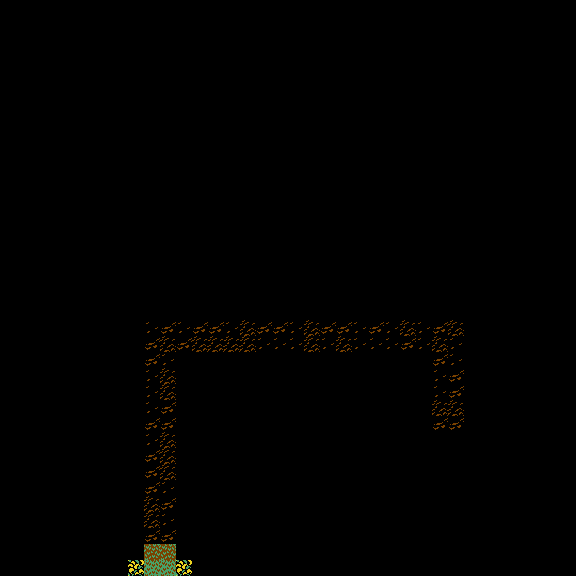

Below is a game level as drawn by its tile map, then a one-line description and the .tmx that defines it (tile-layer data replaced by summaries):
An orthogonal 36x36 tile map with 16x16 px tiles, 4 tile layers (background, hazard, collision, foreground), 3 tilesets and 4 objects.

<map version="1.5" tiledversion="1.7.2" orientation="orthogonal" renderorder="right-down" compressionlevel="0" width="36" height="36" tilewidth="16" tileheight="16" infinite="0" nextlayerid="7" nextobjectid="78">
 <editorsettings>
  <export target="map-dungeon-before-exit.json" format="json" />
 </editorsettings>
 <tileset firstgid="1" name="ys_ii_tileset_extruded" tilewidth="16" tileheight="16" spacing="2" margin="1" tilecount="16" columns="4">
  <image source="ys_ii_tileset_extruded.png" width="72" height="72" />
  <tile id="4">
   <properties>
    <property name="collides" type="bool" value="true" />
    <property name="pit" type="bool" value="true" />
   </properties>
  </tile>
  <tile id="11">
   <properties>
    <property name="collides" type="bool" value="true" />
   </properties>
  </tile>
  <tile id="15">
   <properties>
    <property name="collides" type="bool" value="true" />
   </properties>
  </tile>
 </tileset>
 <tileset firstgid="17" name="characters_spritesheet" tilewidth="16" tileheight="16" tilecount="130" columns="10">
  <image source="../images/characters-spritesheet.png" width="160" height="208" />
 </tileset>
 <tileset firstgid="147" name="tileset" tilewidth="16" tileheight="16" tilecount="256" columns="16">
  <image source="tileset.png" width="256" height="256" />
 </tileset>
 <layer id="1" name="background" width="36" height="36">
  <data>[1296 cells, 98 non-empty, 6 distinct tile ids]</data>
 </layer>
 <layer id="6" name="hazard" width="36" height="36">
  <data>[1296 cells, 0 non-empty, 0 distinct tile ids]</data>
 </layer>
 <layer id="3" name="collision" width="36" height="36">
  <data>[1296 cells, 82 non-empty, 1 distinct tile ids]</data>
 </layer>
 <objectgroup id="4" name="characters" />
 <objectgroup id="5" name="portals">
  <object id="30" gid="12" x="144" y="576" width="16" height="16">
   <properties>
    <property name="toMapKey" value="map-overworld-forest-dungeon-exit" />
    <property name="toX" type="int" value="9" />
    <property name="toY" type="int" value="1" />
   </properties>
  </object>
  <object id="31" gid="12" x="160" y="576" width="16" height="16">
   <properties>
    <property name="toMapKey" value="map-overworld-forest-dungeon-exit" />
    <property name="toX" type="int" value="10" />
    <property name="toY" type="int" value="1" />
   </properties>
  </object>
  <object id="75" gid="12" x="448" y="432" width="16" height="16">
   <properties>
    <property name="toMapKey" value="map-dungeon-boss-after-killed" />
    <property name="toX" type="int" value="10" />
    <property name="toY" type="int" value="2" />
   </properties>
  </object>
  <object id="77" gid="12" x="432" y="432" width="16" height="16">
   <properties>
    <property name="toMapKey" value="map-dungeon-boss-after-killed" />
    <property name="toX" type="int" value="9" />
    <property name="toY" type="int" value="2" />
   </properties>
  </object>
 </objectgroup>
 <layer id="2" name="foreground" width="36" height="36">
  <data>[1296 cells, 2 non-empty, 1 distinct tile ids]</data>
 </layer>
</map>
